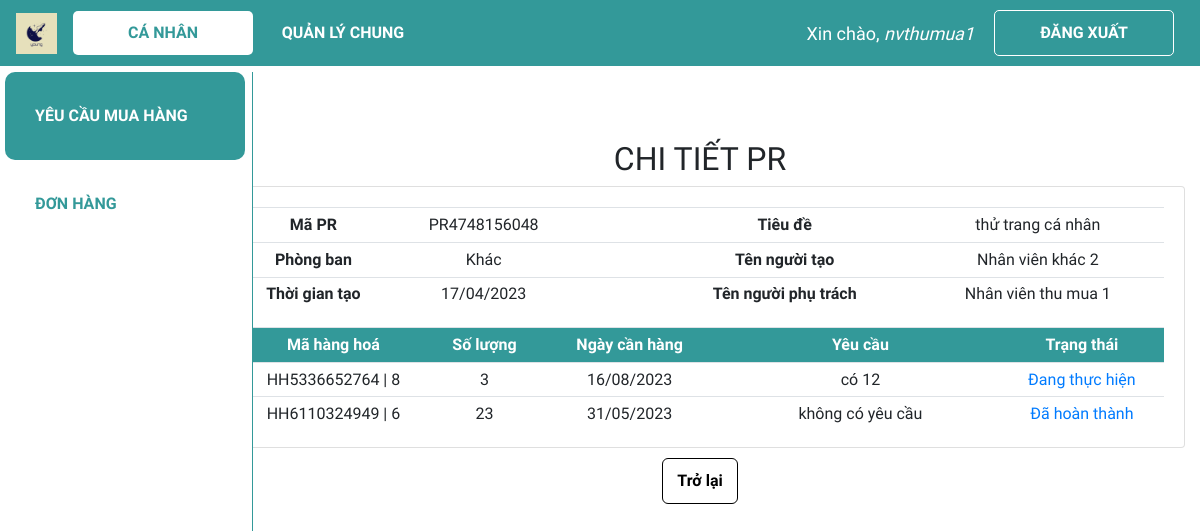
The app's page /ca_nhan/xem_pr/PR4748156048 (signed in) with its own data.
### web_core/models.py (models this page shows, shortened)
class PR(models.Model):
    danh_muc_trang_thai = (
        ('Chờ phân công', 'Chờ phân công'),
        ('Đang thực hiện', 'Đang thực hiện'),
        ('Đã hoàn thành', 'Đã hoàn thành'),
    )
    ma_PR = ShortUUIDField(
        verbose_name='Mã PR',
        length=10,
        max_length=12,
        prefix="PR",
        alphabet="0123456789",
        primary_key=True
    )
    ma_nhan_vien_tao = models.ForeignKey(NHANVIEN, on_delete = models.CASCADE, verbose_name = 'Mã nhân viên tạo', related_name = 'nv_tao_PR', blank = True, null = True)
    ma_nhan_vien_phu_trach = models.ForeignKey(NHANVIEN, on_delete = models.SET_NULL, verbose_name = 'Mã nhân viên phụ trách',  related_name = 'nv_phutrach_PR', blank = True, null = True)
    ngay_tao = models.DateTimeField('Ngày tạo', default = datetime.now)
    ngay_cap_nhat = models.DateField('Ngày cập nhật', default = datetime.now)
    ten_PR = models.CharField('Tên PR', max_length = 300)
    trang_thai = models.CharField('Trạng thái PR', max_length = 100, choices=danh_muc_trang_thai, default='Đang xem xét', null=True)

class NHANVIEN(models.Model):
    danh_muc_phong_ban = (
        ('Thu mua', 'Thu mua'),
        ('Kho', 'Kho'),
        ('Kế toán', 'Kế toán'),
        ('Khác', 'Khác')
    )
    danh_muc_chuc_vu = (
        ('Quản lí', 'Quản lí'),
        ('Nhân viên', 'Nhân viên'),
    )
    user = models.OneToOneField(User, null=True, blank=True, on_delete=models.CASCADE)
    ma_NV = ShortUUIDField(
        verbose_name='Mã nhân viên',
        length=10,
        max_length=12,
        prefix="NV",
        alphabet="0123456789",
        primary_key=True
    )
    ho_ten = models.CharField('Họ tên', max_length = 100, null=True)
    phong_ban = models.CharField('Phòng ban', max_length = 50, choices=danh_muc_phong_ban, null=True)
    chuc_vu = models.CharField('Chức vụ', max_length = 50, choices=danh_muc_chuc_vu, null=True)

class PR_HH(models.Model):
    danh_muc_trang_thai = (
        ('Chờ phân công', 'Chờ phân công'),
        ('Đang thực hiện', 'Đang thực hiện'),
        ('Đã hoàn thành', 'Đã hoàn thành'),
    )
    ma_PR = models.ForeignKey(PR, on_delete = models.CASCADE, verbose_name = 'Mã PR', blank = True, null = True)
    ma_hang_hoa = models.ForeignKey(HANGHOA, on_delete=models.SET_NULL, verbose_name = 'Mã hàng hoá', null=True)
    so_luong = models.IntegerField('Số lượng', validators = [MinValueValidator(0)], default = 0)
    ngay_can_hang = models.DateField('Ngày cần hàng', editable = True, blank = True, null = True)
    ngay_cap_nhat = models.DateField('Ngày cập nhật', default = datetime.now)
    yeu_cau = models.CharField('Yêu cầu', max_length = 300, blank = True, null = True)
    trang_thai = models.CharField('Trạng thái PR', max_length = 100, choices=danh_muc_trang_thai, null=True)

class HANGHOA(models.Model):
    ma_HH = ShortUUIDField(
        verbose_name='Mã hàng hoá',
        length=10,
        max_length=12,
        prefix="HH",
        alphabet="0123456789",
        primary_key=True
    )
    ten_hang_hoa = models.CharField('Tên hàng hoá', max_length = 100, null=True)
    so_luong_ton = models.IntegerField('Số lượng tồn', validators = [MinValueValidator(0)], default = 0)
    def __str__(self):
        line = str(self.ma_HH) + ' | ' + self.ten_hang_hoa
        return line

### web_core/decorators.py (the view)
    def wrapper_function(request, *args, **kwargs):
        group = None
        if request.user.groups.exists():
            group = request.user.groups.all()[0].name
        if group == 'quanly':
            return redirect('quanli_dspr')
        else:
            print(group)
            return view_func(request, *args, **kwargs)

### web_core/templatetags/index.py (called while the page is built)
@register.filter
def first_group_name(user):
    groups = user.groups.all()
    if groups:
        return groups[0].name
    return ''

### web_core/views.py (called while the page is built)
@non_admin_only
@login_required(login_url='login')
def view_pr_canhan(request, ma_PR):
    if ma_PR is None:
        return redirect('/dspr_canhan')
    pr = PR.objects.get(ma_PR=ma_PR)
    pr_hhs = PR_HH.objects.filter(ma_PR = ma_PR)
    po = []
    for pr_hh in pr_hhs:
        ma_PO = PO.objects.filter(ma_PR = ma_PR, ma_hang_hoa = pr_hh.ma_hang_hoa).values('ma_PO')
        if not ma_PO:
            po.append(None)
        else:
            po.append(ma_PO[0]['ma_PO'])
    pr_hh_po = zip(pr_hhs, po)
    context = {'pr':pr, 'pr_hh_po':pr_hh_po}
    return render(request,'web_core/view_pr_canhan.html', context)

### web_core/templates/web_core/view_pr_canhan.html (shortened to what this page needs)
{% extends 'web_core/main.html' %}
{% block content %}
<h2 class="table-title" style>CHI TIẾT PR</h2>
<div class="card card-body">
    <table class="table table-sm pr-canhan">
        <tr>
            <th class="mid-content">Mã PR</th>
            <td class="mid-content">{{pr.ma_PR}}</td>
            <th class="small-content"></th>
            <th class="large-content">Tiêu đề</th>
            <td class="large-content">{{pr.ten_PR}}</td>
        </tr>
        <tr>
            <th class="mid-content">Phòng ban</th>
            <td class="mid-content">{{pr.ma_nhan_vien_tao.phong_ban}}</td>
            <th class="small-content"></th>
            <th class="mid-content">Tên người tạo</th>
            <td class="mid-content">{{pr.ma_nhan_vien_tao.ho_ten}}</td>
        </tr>
        <tr>
            <th class="mid-content">Thời gian tạo</th>
            <td class="mid-content">{{pr.ngay_tao|date:"d/m/Y"}}</td>
            <th class="small-content"></th>
            <th class="mid-content">Tên người phụ trách</th>
            <td class="mid-content">{{pr.ma_nhan_vien_phu_trach.ho_ten}}</td>
        </tr>
    </table>
    <table class="table table-sm pr_hh">
        <tr class="table-head">
            <th class="mid-content">Mã hàng hoá</th>
            <th class="small-content">Số lượng</th>
            <th class="mid-content">Ngày cần hàng</th>
            <th class="large-content">Yêu cầu</th>
            <th class="mid-content">Trạng thái</th>
        </tr>
        {% for line, ma_PO in pr_hh_po %}
        <tr>
            <td class="mid-content">{{line.ma_hang_hoa}}</td>
            <td class="small-content">{{line.so_luong}}</td>
            <td class="mid-content">{{line.ngay_can_hang|date:"d/m/Y"}}</td>
            <td class="large-content">{{line.yeu_cau}}</td>
            {% load index %}
            {% if request.user|first_group_name != 'thumua' %}
            <td class="mid-content">
                {% if line.trang_thai == 'Chờ phân công' %}
                <a  href="{% url 'canhan_sua_pr' pr.ma_PR line.ma_hang_hoa.ma_HH %}">
                    {{line.trang_thai}}
                </a>
                {% else %}
                <a  href="{% url 'canhan_xem_po' ma_PO %}">
                    {{line.trang_thai}}
                </a>
                {% endif %}
            </td>
            {% else %}
            <td class="mid-content">
                {% if line.trang_thai == 'Chờ phân công' %}
                <a  href="{% url 'canhan_them_po' pr.ma_PR line.ma_hang_hoa.ma_HH %}">
                    {{line.trang_thai}}
                </a>
                {% else %}
                <a  href="{% url 'canhan_xem_po' ma_PO %}">
                    {{line.trang_thai}}
                </a>
                {% endif %}
            </td>
            {% endif %}
        </tr>
        {% endfor %}
    </table>
</div>
<div class="form-btn">
    <a class='btn back-btn' href="{% url 'canhan_dspr' %}">Trở lại</a>
</div>
{% endblock %}

### web_core/templates/web_core/navbar.html (shortened to what this page needs)
{% load static %}
<nav class="navbar navbar-expand-lg my-navbar fixed-top">
    <a href="{% url 'home' %}">
        <img class="navbar-brand" alt="logo-brand" src="{% static 'images/favicon.png' %}" height="50"
            style="padding-bottom: 4px" />
    </a>
    <div class="collapse navbar-collapse" id="navbarNav">
        {% with request.resolver_match.url_name as url_name %}
        <div class="navbar-nav">
            {% load index %}
            {% if request.user|first_group_name != 'quanly' %}
                <a class="nav-item nav-link my-nav-item {% if 'canhan' in url_name %}my-nav-active{% endif %} nav-canhan"
                href="{% url 'canhan_dspr' %}">Cá nhân</a>
            {% endif %}
            <a class="nav-item nav-link my-nav-item {% if 'quanli' in url_name %}my-nav-active{% endif %} nav-quanly"
                href="{% url 'quanli_dspr' %}">Quản lý chung</a>
        </div>
        {% endwith %}
    </div>
    {% with request.resolver_match.url_name as url_name %}
    {% if request.user.is_authenticated %}
    <span class="hello-msg">Xin chào, <span> {{request.user}} </span></span>
    <a class="nav-item nav-link my-nav-item my-btn" href="{% url 'logout' %}">Đăng xuất</a>
    {% else %}
    <a class="nav-item nav-link my-nav-item my-btn {% if url_name == 'login' %}my-nav-active{% endif %}"
        href="{% url 'login' %}">Đăng nhập</a>
    {% endif %}
    {% endwith %}
</nav>

### web_core/static/css/main.css (style rules this page uses)
* { font-family: 'Baloo 2', cursive; }
html, body { margin: 0; padding: 0; height: 100%; overflow-x: hidden; }

### web_core/templates/web_core/navbar.html (style rules this page uses)
.my-navbar.fixed-top { position: fixed; color: #fff; background-color: #399; z-index: 10; }
.my-nav-item { color: #fff; font-weight: bold; padding: 9.6px 16px !important; text-transform: uppercase; border-radius: 5px; width: 180px; text-align: center; }
.my-nav-active, .my-nav-active:hover { color: #399; background-color: #fff; }
.my-btn { border: 1px solid #fff; margin-right: 10px; }
.hello-msg { font-size: 18px; color: #fff; margin-right: 20px; }
.hello-msg>span { font-style: italic; }

### web_core/templates/web_core/view_pr_canhan.html (style rules this page uses)
.card-body { padding-bottom: 0px; }
.table-title { text-align: center; }
.table th, .table td { vertical-align: middle; text-align: center; }
.small-content { width: 150px; }
.mid-content { width: 250px; }
.large-content { width: 450px; }
.table-head { color: #ffff; background-color: #399; }
.btn.back-btn { font-weight: bold; background-color: white; border-color: black; border-radius: 6px; border-width: 1px; color: black; padding: 10px 14px; margin: auto; right: 0; }
.form-btn { padding-top: 1%; display: flex; justify-content: center; }

### records on screen
PR: ma_PR "PR4748156048", ten_PR "thử trang cá nhân", ma_nhan_vien_tao.phong_ban "Khác", ma_nhan_vien_tao.ho_ten "Nhân viên khác 2", ngay_tao "17/04/2023", ma_nhan_vien_phu_trach.ho_ten "Nhân viên thu mua 1"
PR_HH: ma_hang_hoa "HH5336652764 | 8", so_luong "3", ngay_can_hang "16/08/2023", yeu_cau "có 12", trang_thai "Đang thực hiện"
PR_HH: ma_hang_hoa "HH6110324949 | 6", so_luong "23", ngay_can_hang "31/05/2023", yeu_cau "không có yêu cầu", trang_thai "Đã hoàn thành"

### other values on screen
{{ request.user }} "nvthumua1"
